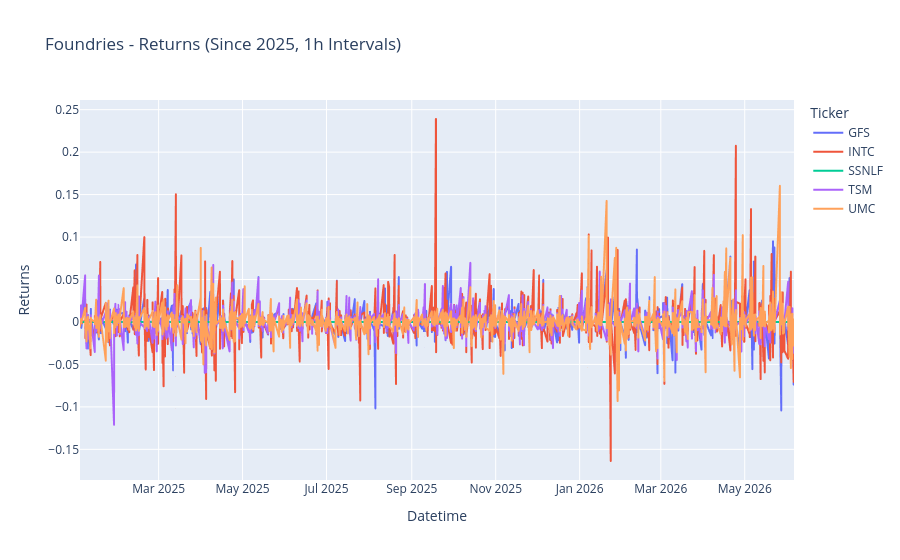
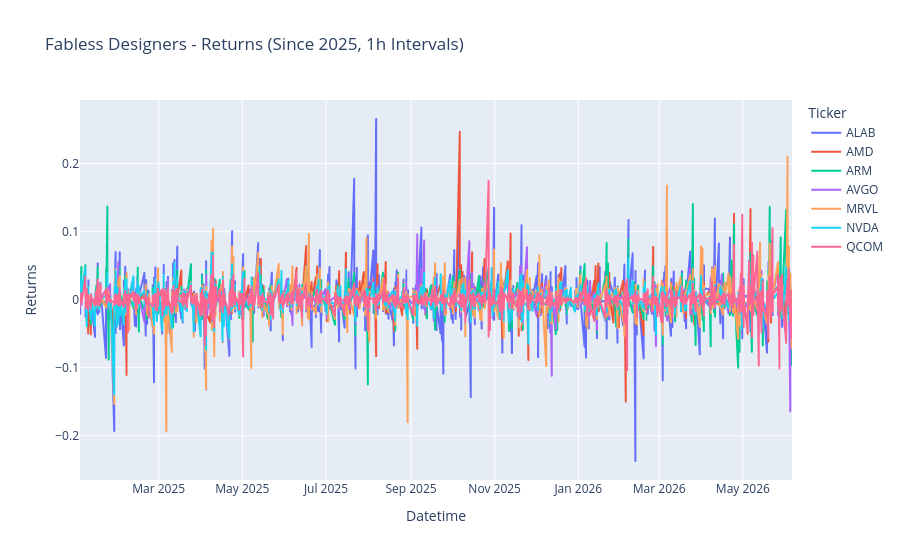
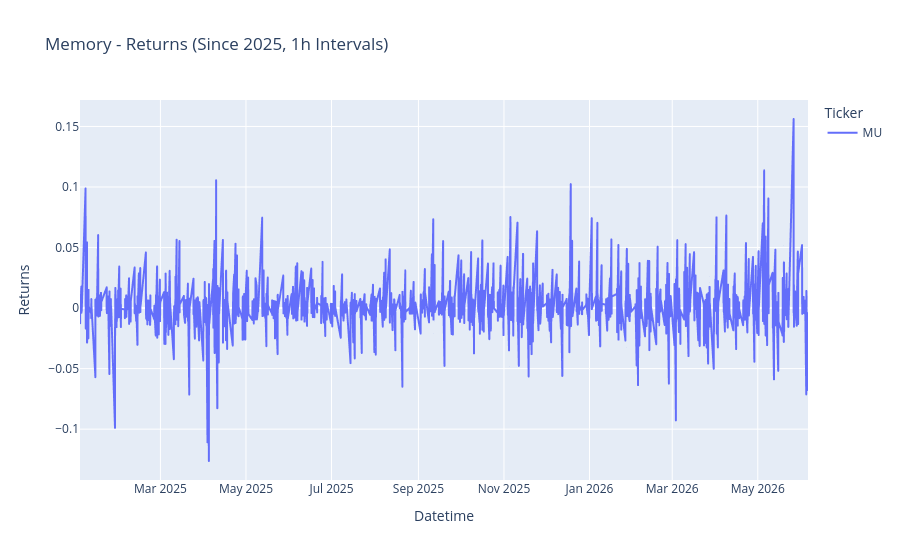

The notebook cell saved with these charts, in order:
### Code cell
# Compute and visualize returns for each sphere
total_returns = pd.DataFrame()
for sphere_name, tickers_dict in spheres.items():
    data = yf.download(list(tickers_dict.keys()), start="2025-01-01", interval='1h', prepost=False, progress=False)['Close']
    data = data.replace(0, np.nan).ffill()
    returns = np.log(data / data.shift(1)).dropna()

    total_returns = pd.concat([total_returns, returns], axis=1)

    fig = px.line(returns.reset_index(), x='Datetime', y=returns.columns,
                  title=f'{sphere_name} - Returns (Since 2025, 1h Intervals)',
                  labels={'value': 'Returns', 'variable': 'Ticker'})
    fig.update_layout(xaxis_title='Datetime', yaxis_title='Returns')
    fig.show()

### Figure 1 — Plotly figure (JSON) as saved in the notebook; plotly's stock layout.template omitted (floating-point values rounded to 4 significant figures; data arrays with more than 128 entries replaced by an {"elided": "..."} marker saying what was removed)
{"data": [{"hovertemplate": "Ticker=GFS<br>Datetime=%{x}<br>Returns=%{y}<extra></extra>", "legendgroup": "GFS", "line": {"color": "#636efa", "dash": "solid"}, "marker": {"symbol": "circle"}, "mode": "lines", "name": "GFS", "showlegend": true, "type": "scattergl", "x": {"elided": "2472 str values"}, "xaxis": "x", "y": {"elided": "2472 float values"}, "yaxis": "y"}, {"hovertemplate": "Ticker=INTC<br>Datetime=%{x}<br>Returns=%{y}<extra></extra>", "legendgroup": "INTC", "line": {"color": "#EF553B", "dash": "solid"}, "marker": {"symbol": "circle"}, "mode": "lines", "name": "INTC", "showlegend": true, "type": "scattergl", "x": {"elided": "2472 str values"}, "xaxis": "x", "y": {"elided": "2472 float values"}, "yaxis": "y"}, {"hovertemplate": "Ticker=SSNLF<br>Datetime=%{x}<br>Returns=%{y}<extra></extra>", "legendgroup": "SSNLF", "line": {"color": "#00cc96", "dash": "solid"}, "marker": {"symbol": "circle"}, "mode": "lines", "name": "SSNLF", "showlegend": true, "type": "scattergl", "x": {"elided": "2472 str values"}, "xaxis": "x", "y": {"elided": "2472 float values"}, "yaxis": "y"}, {"hovertemplate": "Ticker=TSM<br>Datetime=%{x}<br>Returns=%{y}<extra></extra>", "legendgroup": "TSM", "line": {"color": "#ab63fa", "dash": "solid"}, "marker": {"symbol": "circle"}, "mode": "lines", "name": "TSM", "showlegend": true, "type": "scattergl", "x": {"elided": "2472 str values"}, "xaxis": "x", "y": {"elided": "2472 float values"}, "yaxis": "y"}, {"hovertemplate": "Ticker=UMC<br>Datetime=%{x}<br>Returns=%{y}<extra></extra>", "legendgroup": "UMC", "line": {"color": "#FFA15A", "dash": "solid"}, "marker": {"symbol": "circle"}, "mode": "lines", "name": "UMC", "showlegend": true, "type": "scattergl", "x": {"elided": "2472 str values"}, "xaxis": "x", "y": {"elided": "2472 float values"}, "yaxis": "y"}], "layout": {"legend": {"title": {"text": "Ticker"}, "tracegroupgap": 0}, "title": {"text": "Foundries - Returns (Since 2025, 1h Intervals)"}, "xaxis": {"anchor": "y", "domain": [0, 1], "title": {"text": "Datetime"}}, "yaxis": {"anchor": "x", "domain": [0, 1], "title": {"text": "Returns"}}}}

### Figure 2 — Plotly figure (JSON) as saved in the notebook; plotly's stock layout.template omitted (floating-point values rounded to 4 significant figures; data arrays with more than 128 entries replaced by an {"elided": "..."} marker saying what was removed)
{"data": [{"hovertemplate": "Ticker=ALAB<br>Datetime=%{x}<br>Returns=%{y}<extra></extra>", "legendgroup": "ALAB", "line": {"color": "#636efa", "dash": "solid"}, "marker": {"symbol": "circle"}, "mode": "lines", "name": "ALAB", "showlegend": true, "type": "scattergl", "x": {"elided": "2477 str values"}, "xaxis": "x", "y": {"elided": "2477 float values"}, "yaxis": "y"}, {"hovertemplate": "Ticker=AMD<br>Datetime=%{x}<br>Returns=%{y}<extra></extra>", "legendgroup": "AMD", "line": {"color": "#EF553B", "dash": "solid"}, "marker": {"symbol": "circle"}, "mode": "lines", "name": "AMD", "showlegend": true, "type": "scattergl", "x": {"elided": "2477 str values"}, "xaxis": "x", "y": {"elided": "2477 float values"}, "yaxis": "y"}, {"hovertemplate": "Ticker=ARM<br>Datetime=%{x}<br>Returns=%{y}<extra></extra>", "legendgroup": "ARM", "line": {"color": "#00cc96", "dash": "solid"}, "marker": {"symbol": "circle"}, "mode": "lines", "name": "ARM", "showlegend": true, "type": "scattergl", "x": {"elided": "2477 str values"}, "xaxis": "x", "y": {"elided": "2477 float values"}, "yaxis": "y"}, {"hovertemplate": "Ticker=AVGO<br>Datetime=%{x}<br>Returns=%{y}<extra></extra>", "legendgroup": "AVGO", "line": {"color": "#ab63fa", "dash": "solid"}, "marker": {"symbol": "circle"}, "mode": "lines", "name": "AVGO", "showlegend": true, "type": "scattergl", "x": {"elided": "2477 str values"}, "xaxis": "x", "y": {"elided": "2477 float values"}, "yaxis": "y"}, {"hovertemplate": "Ticker=MRVL<br>Datetime=%{x}<br>Returns=%{y}<extra></extra>", "legendgroup": "MRVL", "line": {"color": "#FFA15A", "dash": "solid"}, "marker": {"symbol": "circle"}, "mode": "lines", "name": "MRVL", "showlegend": true, "type": "scattergl", "x": {"elided": "2477 str values"}, "xaxis": "x", "y": {"elided": "2477 float values"}, "yaxis": "y"}, {"hovertemplate": "Ticker=NVDA<br>Datetime=%{x}<br>Returns=%{y}<extra></extra>", "legendgroup": "NVDA", "line": {"color": "#19d3f3", "dash": "solid"}, "marker": {"symbol": "circle"}, "mode": "lines", "name": "NVDA", "showlegend": true, "type": "scattergl", "x": {"elided": "2477 str values"}, "xaxis": "x", "y": {"elided": "2477 float values"}, "yaxis": "y"}, {"hovertemplate": "Ticker=QCOM<br>Datetime=%{x}<br>Returns=%{y}<extra></extra>", "legendgroup": "QCOM", "line": {"color": "#FF6692", "dash": "solid"}, "marker": {"symbol": "circle"}, "mode": "lines", "name": "QCOM", "showlegend": true, "type": "scattergl", "x": {"elided": "2477 str values"}, "xaxis": "x", "y": {"elided": "2477 float values"}, "yaxis": "y"}], "layout": {"legend": {"title": {"text": "Ticker"}, "tracegroupgap": 0}, "title": {"text": "Fabless Designers - Returns (Since 2025, 1h Intervals)"}, "xaxis": {"anchor": "y", "domain": [0, 1], "title": {"text": "Datetime"}}, "yaxis": {"anchor": "x", "domain": [0, 1], "title": {"text": "Returns"}}}}

### Figure 3 — Plotly figure (JSON) as saved in the notebook; plotly's stock layout.template omitted (floating-point values rounded to 4 significant figures; data arrays with more than 128 entries replaced by an {"elided": "..."} marker saying what was removed)
{"data": [{"hovertemplate": "Ticker=MU<br>Datetime=%{x}<br>Returns=%{y}<extra></extra>", "legendgroup": "MU", "line": {"color": "#636efa", "dash": "solid"}, "marker": {"symbol": "circle"}, "mode": "lines", "name": "MU", "showlegend": true, "type": "scattergl", "x": {"elided": "2477 str values"}, "xaxis": "x", "y": {"elided": "2477 float values"}, "yaxis": "y"}], "layout": {"legend": {"title": {"text": "Ticker"}, "tracegroupgap": 0}, "title": {"text": "Memory - Returns (Since 2025, 1h Intervals)"}, "xaxis": {"anchor": "y", "domain": [0, 1], "title": {"text": "Datetime"}}, "yaxis": {"anchor": "x", "domain": [0, 1], "title": {"text": "Returns"}}}}
